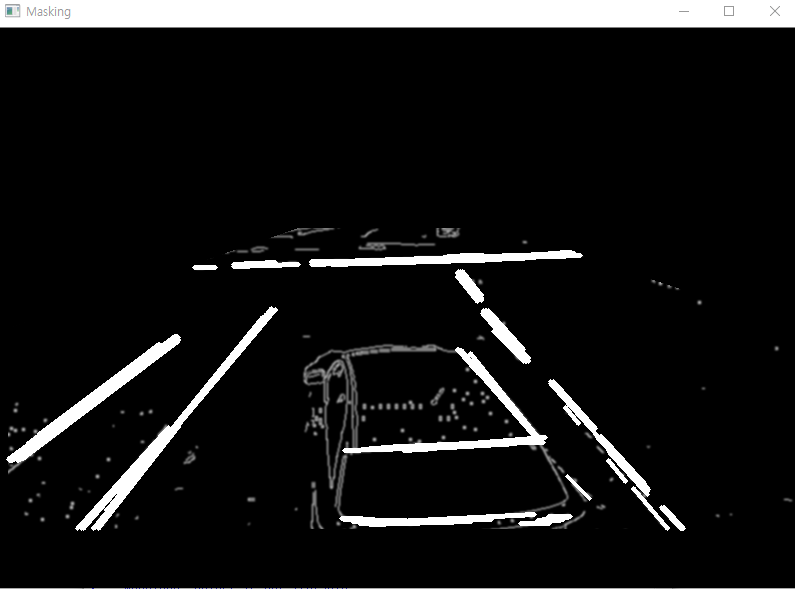
#> input picture AI_photo/4.PNG, 795 x 589 px
$ python -i test6.py   (imports and definitions only)
#> lines starting #> are read from the running program, lines starting #| are printed output that depends on the picture; after the words box and inside, x2 and y2 are one past the last pixel; in counts of white or black regions, pixels touching at a corner belong together
'''Ruled_based Self driving AI
Author: Shin_PC, Shin Byenog Geun
reference sentdex's 'Python plays Grand Theft Auto V
'''
import cv2, time, sys, os
from PIL import ImageGrab
import numpy as np
from numpy import ones, vstack
from numpy.linalg import lstsq

from directkeys import PressKey, ReleaseKey, W, A, S, D
from statistics import mean


# 차선 표시 함수(초록색)
def draw_lines(img, lines, color=[0,255,255], thickness=3):
    try:
        # 차선의 최대 y값
        ys = []
        for i in lines:
            for ii in i:
                ys += [ii[1], ii[3]]

        # 차선의 최소 y값
        min_y = min(ys)
        # 차선의 최대값은 800X600해상도에서 600
        max_y = 600

        new_lines = []
        line_dict = {}

        for idx, i in enumerate(lines):
            for xyxy in i:

                x_coords = (xyxy[0], xyxy[2])
                y_coords = (xyxy[1], xyxy[3])

                A = vstack([x_coords, ones(len(x_coords))]).T
                m, b = lstsq(A, y_coords)[0]

                # 기울기계산
                x1 = (min_y - b) / m
                x2 = (max_y - b) / m

                # 기울기, 절편, 실제좌표값 저장배열
                line_dict[idx] = [m, b,[int(x1), min_y, int(x2), max_y]]

                new_lines.append([int(x1), min_y, int(x2), max_y])


        final_lanes = {}


        for idx in line_dict:
            final_lanes_copy = final_lanes.copy()
            m = line_dict[idx][0]
            b = line_dict[idx][1]
            line = line_dict[idx][2]

            if len(final_lanes) == 0:
                final_lanes[m] = [ [m,b,line] ]

            else:
                found_copy = False

                for other_ms in final_lanes_copy:
                    if not found_copy:
                        # 직선의 기울기들이 다르더라도 20%이내라면 같은 직선
                        # 보다 차이나면 다른직선
                        if abs(other_ms*1.2) > abs(m) > abs(other_ms*0.8):
                            if abs(final_lanes_copy[other_ms][0][1]*1.2) > abs(b) > abs(final_lanes_copy[other_ms][0][1]*0.8):
                                final_lanes[other_ms].append([m,b,line])
                                found_copy = True
                                break
                        else:
                            final_lanes[m] = [[m,b,line]]

        line_counter = {}

        for lanes in final_lanes:
            line_counter[lanes] = len(final_lanes[lanes])

        # 차선 후보들 중에서 두개 추려내기
        top_lanes = sorted(line_counter.items(), key=lambda item: item[1])[::-1][:2]

        lane1_id = top_lanes[0][0]
        lane2_id = top_lanes[1][0]

        # 기울기가 비슷한 직선들에서 x,y값을 평균내어 반환
        def average_lane(lane_data):
            x1s = []
            y1s = []
            x2s = []
            y2s = []

            for data in lane_data:
                x1s.append(data[2][0])
                y1s.append(data[2][1])
                x2s.append(data[2][2])
                y2s.append(data[2][3])

            return int(mean(x1s)), int(mean(y1s)), int(mean(x2s)), int(mean(y2s))


        # xy쌍 4개를 반환
        l1_x1, l1_y1, l1_x2, l1_y2 = average_lane(final_lanes[lane1_id])
        l2_x1, l2_y1, l2_x2, l2_y2 = average_lane(final_lanes[lane2_id])

        return [l1_x1, l1_y1, l1_x2, l1_y2], [l2_x1, l2_y1, l2_x2, l2_y2], lane1_id, lane2_id

    except Exception as e:
        print('1 : ' + str(e))


# 관심영역
def roi(img, vertices):
    mask = np.zeros_like(img)
    cv2.fillPoly(mask, vertices, 255)
    masked = cv2.bitwise_and(img, mask)
    return masked


# 영상처리
def process_img(image):
    original_image = image

    # 흑백
    processed_img = cv2.cvtColor(original_image, cv2.COLOR_BGR2GRAY)
    # 윤곽선 추출
    processed_img = cv2.Canny(processed_img, threshold1=200, threshold2=300)
    processed_img = cv2.GaussianBlur(processed_img, (5,5), 0)
    #관심영역 자르기
    vertices =  np.array([[10,500], [10,300], [300,200],[500,200], [800,300], [800,500]], np.int32)
    processed_img = roi(processed_img, [vertices])

    lines = cv2.HoughLinesP(processed_img, 1,np.pi/180, 180,   5,      50)

    # 직선의 기울기 변수 초기화
    m1 = 0
    m2 = 0

    # 차선을 인식하고 얻은 직선의 방정식을 화면에 표시
    try:
        l1, l2, m1, m2 = draw_lines(original_image, lines)
        cv2.line(original_image, (l1[0], l1[1]), (l1[2], l1[3]), [0,255,0], 30)
        cv2.line(original_image, (l2[0], l2[1]), (l2[2], l2[3]), [0,255,0], 30)

    except Exception as e:
        print('2 : ' + str(e))
        pass

    # 화면에 표시할 선
    try:
        for coords in lines:
            coords = coords[0]
            try:
                cv2.line(processed_img, (coords[0], coords[1]), (coords[2], coords[3]), [255,0,0], 3)

            except Exception as e:
                print('3 : ' + str(e))

    except Exception as e:
        pass


    return processed_img, original_image, m1, m2


# 전진키
def straight():
    PressKey(W)
    ReleaseKey(A)
    ReleaseKey(D)

# 좌회전키
def left():
    PressKey(A)
    ReleaseKey(W)
    ReleaseKey(D)
    ReleaseKey(A)

# 우회전키
def right():
    PressKey(D)
    ReleaseKey(A)
    ReleaseKey(W)
    ReleaseKey(D)


# AI의 실행까지 4초 대기
# [27 lines not run here, left out]

>>> import cv2
>>> picture = cv2.imread('../AI_photo/4.PNG')
#> picture is the input picture: shape (589, 795, 3); mean B, G, R 22.7, 22.7, 22.7
>>> result = process_img(picture)
#> in process_img, `processed_img = cv2.Canny(processed_img, threshold1=200, threshold2=300)`:
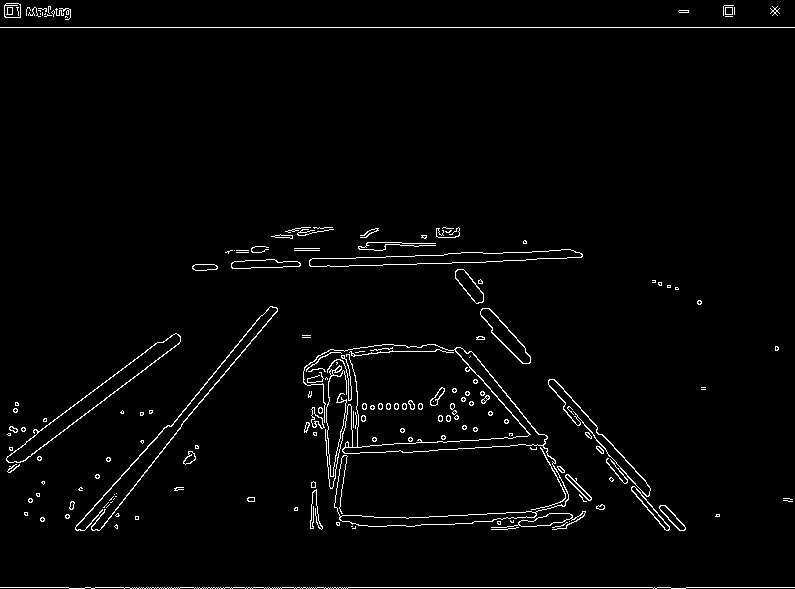
#> processed_img: shape (589, 795); 2.3% white in thin lines or dots
#> in process_img, `processed_img = cv2.GaussianBlur(processed_img, (5,5), 0)`:
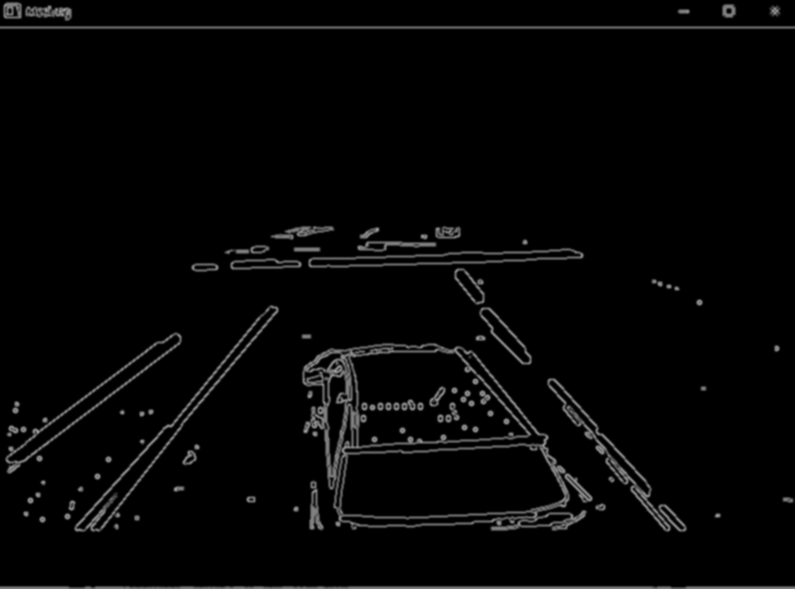
#> processed_img: shape (589, 795); min 0, max 156, mean 6
#> in roi, `cv2.fillPoly(mask, vertices, 255)`:
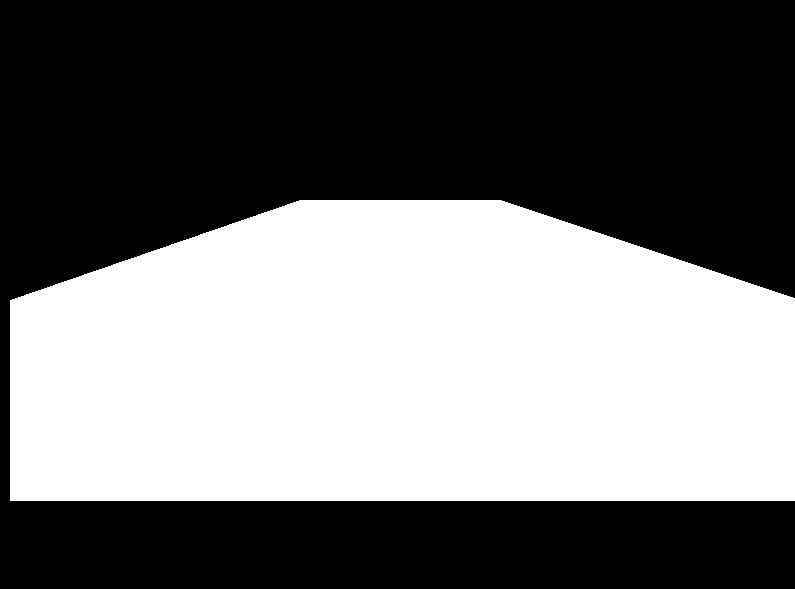
#> mask: shape (589, 795); 44.3% white; 1 white region, box (x1, y1, x2, y2) and area: (10, 200, 795, 501) 207280
#> in roi, `masked = cv2.bitwise_and(img, mask)`:
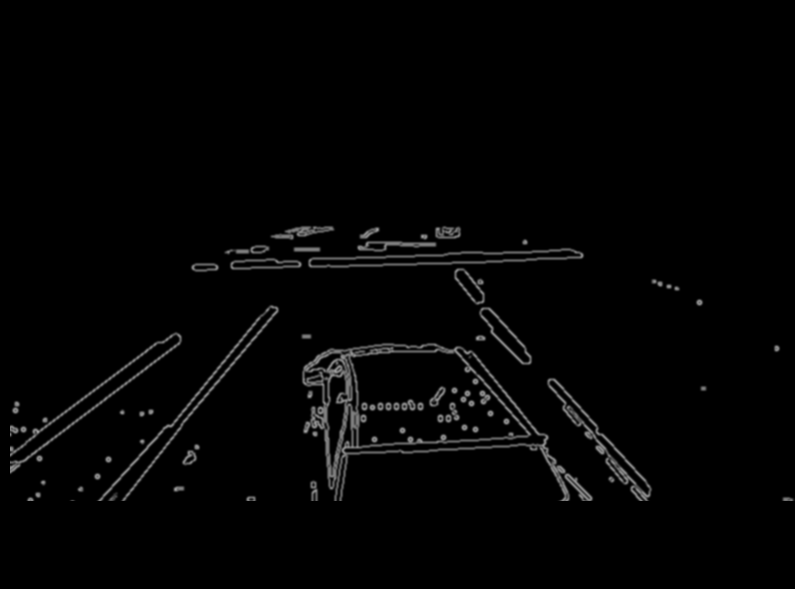
#> masked: shape (589, 795); min 0, max 156, mean 4
#> in process_img, `lines = cv2.HoughLinesP(processed_img, 1,np.pi/180, 180,   5,      50)`: lines = 67 rows, first 6: [229, 268, 302, 266], [307, 258, 577, 249], [307, 267, 584, 258], [498, 259, 584, 256], [350, 258, 581, 250], [96, 500, 196, 400]
#> the loop in draw_lines, `for i in lines:` made 67 passes
#> i on passes 1 to 12: [[229, 268, 302, 266]], [[307, 258, 577, 249]], [[307, 267, 584, 258]], [[498, 259, 584, 256]], [[350, 258, 581, 250]], [[96, 500, 196, 400]], [[333, 454, 547, 443]], [[335, 445, 532, 435]], [[110, 483, 209, 384]], [[478, 315, 528, 365]], [[319, 260, 449, 256]], [[444, 264, 538, 261]]
#> after the loop in draw_lines, `for i in lines:`: ys = 134 values, max 500 at index 10, min 249 at index 3, mean 389.1
#> in draw_lines, `min_y = min(ys)`: min_y = 249
#> the loop in draw_lines, `for idx, i in enumerate(lines):` made 67 passes
#> after the loop in draw_lines, `for idx, i in enumerate(lines):`: line_dict = 67 items; new_lines = 67 items, first 6: [922, 249, -11888, 600], [576, 249, -9952, 600], [861, 249, -9942, 600], [784, 249, -9277, 600], [609, 249, -9525, 600], [347, 249, -3, 600]
#> the loop in draw_lines, `for idx in line_dict:` made 67 passes
#> (m, b, line) on passes 1 to 12: (-0.0274, 274.3, [922, 249, -11888, 600]), (-0.0333, 268.2, [576, 249, -9952, 600]), (-0.0325, 277, [861, 249, -9942, 600]), (-0.0349, 276.4, [784, 249, -9277, 600]), (-0.0346, 270.1, [609, 249, -9525, 600]), (-1, 596, [347, 249, -3, 600]), (-0.0514, 471.1, [4321, 249, -2507, 600]), (-0.0508, 462, [4196, 249, -2718, 600]), (-1, 593, [344, 249, -7, 600]), (1, -163, [411, 249, 763, 600]), (-0.0308, 269.8, [676, 249, -10731, 600]), (-0.0319, 278.2, [914, 249, -10084, 600])
#> (m, b) on passes 61 to 66: (-1.23, 653.4), (-0.208, 435.5), (-0.786, 478.1), (-0.2, 430.6), (1.1, -225.7), (-0.758, 464)
#> after the loop in draw_lines, `for idx in line_dict:`: final_lanes = 63 items
#> the loop in draw_lines, `for lanes in final_lanes:` made 63 passes
#> lanes on passes 1 to 12: -0.0274, -0.0333, -0.0349, -0.0346, -1, -0.0514, -0.0508, -1, 1, 1, 1.06, -0.0495
#> in draw_lines, `top_lanes = sorted(line_counter.items(), key=lambda item: item[1])[::-..`: top_lanes = [(-0.783, 10), (-0.0514, 9)]
#> in draw_lines, `lane1_id = top_lanes[0][0]`: lane1_id = -0.783
#> in draw_lines, `lane2_id = top_lanes[1][0]`: lane2_id = -0.0514
#> the loop in average_lane, `for data in lane_data:` made 10 passes
#> data on passes 1 to 10: [-0.783, 479.6, [294, 249, -153, 600]], [-0.78, 483, [299, 249, -150, 600]], [-0.781, 481.1, [297, 249, -152, 600]], [-0.752, 462.5, [284, 249, -182, 600]], [-0.787, 478.5, [291, 249, -154, 600]], [-0.755, 461.5, [281, 249, -183, 600]], [-0.75, 458.5, [279, 249, -188, 600]], [-0.753, 456.3, [275, 249, -190, 600]], [-0.786, 478.1, [291, 249, -155, 600]], [-0.758, 464, [283, 249, -179, 600]]
#> after the loop in average_lane, `for data in lane_data:`: x1s = [294, 299, 297, 284, 291, 281, 279, 275, 291, 283]; x2s = [-153, -150, -152, -182, -154, -183, -188, -190, -155, -179]; y1s = [249, 249, 249, 249, 249, 249, 249, 249, 249, 249]; y2s = [600, 600, 600, 600, 600, 600, 600, 600, 600, 600]
#> in draw_lines, `l1_x1, l1_y1, l1_x2, l1_y2 = average_lane(final_lanes[lane1_id])`: l1_x1 = 287; l1_y1 = 249; l1_x2 = -168; l1_y2 = 600
#> the loop in average_lane (call 2), `for data in lane_data:` made 9 passes
#> data on passes 1 to 9: [-0.0514, 471.1, [4321, 249, -2507, 600]], [-0.0508, 462, [4196, 249, -2718, 600]], [-0.0495, 464.6, [4359, 249, -2738, 600]], [-0.0558, 465.7, [3881, 249, -2405, 600]], [-0.0563, 471.8, [3954, 249, -2276, 600]], [-0.0514, 473.1, [4360, 249, -2468, 600]], [-0.061, 431.9, [2998, 249, -2757, 600]], [-0.0476, 428.2, [3762, 249, -3607, 600]], [-0.0538, 475.5, [4212, 249, -2315, 600]]
#> in draw_lines, `l2_x1, l2_y1, l2_x2, l2_y2 = average_lane(final_lanes[lane2_id])`: l2_x1 = 4004; l2_y1 = 249; l2_x2 = -2643; l2_y2 = 600
#> in process_img, `l1, l2, m1, m2 = draw_lines(original_image, lines)`: l1 = [287, 249, -168, 600]; l2 = [4004, 249, -2643, 600]; m1 = -0.783; m2 = -0.0514
#> in process_img, `cv2.line(original_image, (l2[0], l2[1]), (l2[2], l2[3]), [0,255,0], 30)`:
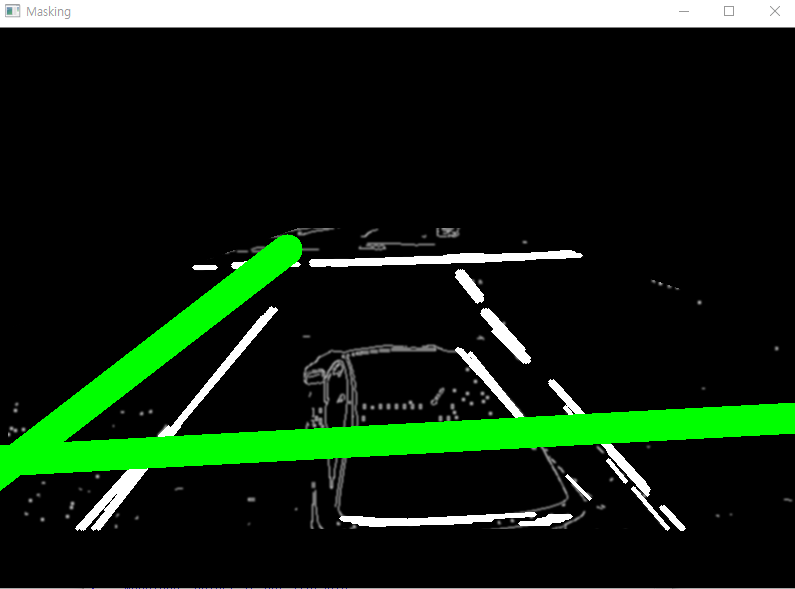
#> original_image: shape (589, 795, 3); mean B, G, R 19.3, 38.4, 19.3
#> the loop in process_img, `for coords in lines:` made 67 passes
#> after the loop in process_img, `for coords in lines:`:
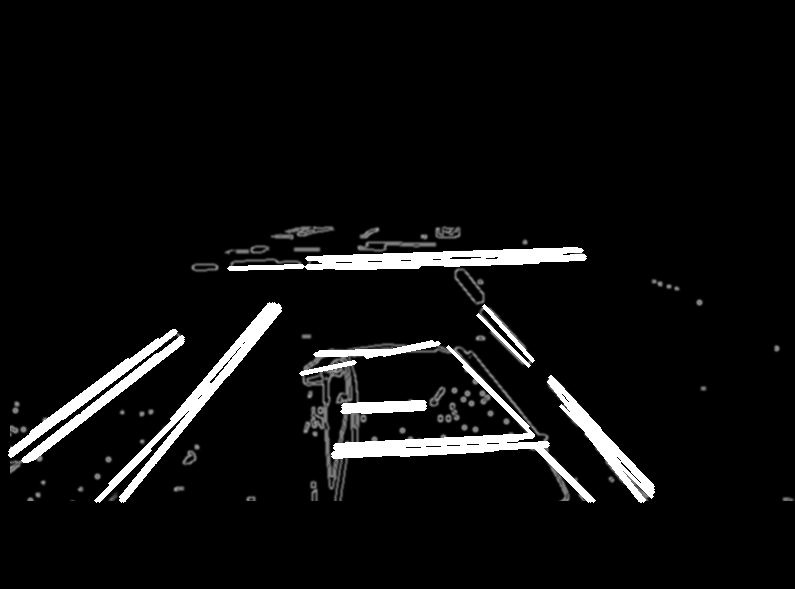
#> processed_img: shape (589, 795); 4.67% of pixels changed, all inside (x1, y1, x2, y2) = (8, 247, 655, 503)
